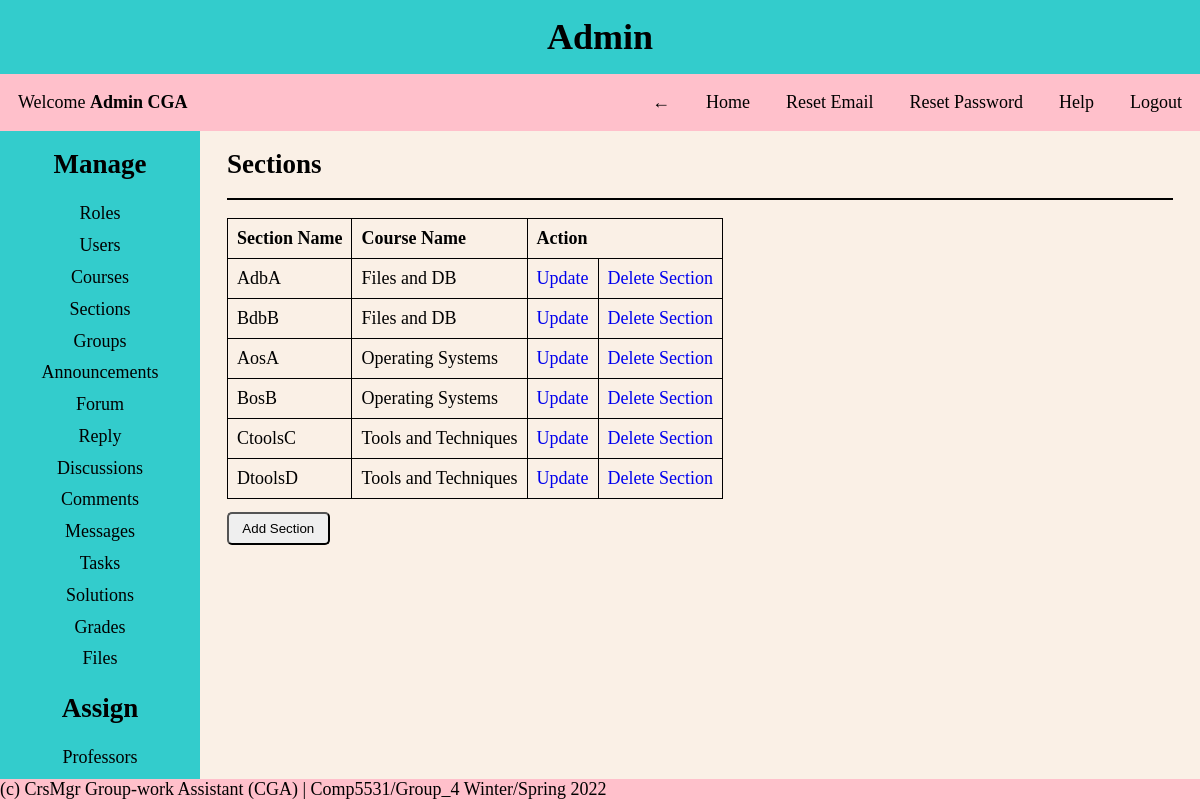
Screenshot of /pages/admin.php?page=sections (signed in) with the database file from the repository.
### tables this page shows
CREATE TABLE section
(
  section_id INT NOT NULL AUTO_INCREMENT PRIMARY KEY,
  section_name VARCHAR(30) NOT NULL,
  course_id INT NOT NULL,
  FOREIGN KEY (course_id) REFERENCES course(course_id)
);

CREATE TABLE course
(
  course_id INT NOT NULL AUTO_INCREMENT PRIMARY KEY,
  course_name VARCHAR(30) NOT NULL UNIQUE,
  course_number INT NOT NULL UNIQUE
);

### helper/functions.php (called while the page is built, shortened)
<?php
function isAdmin()
{
    if (isset($_SESSION['role_id']) && $_SESSION['role_id'] == 1) {
        return true;
    }
    return false;
}

### CRUD/sections.php (the view, shortened to what this page needs)
<div class="content-body">
    <?php
    $query = "SELECT * FROM section as s
JOIN course as c ON c.course_id = s.course_id
ORDER BY section_id ASC";
    $results = mysqli_query($conn, $query);
    ?>
    <h2>Sections</h2>
    <hr>
    <table>
        <thead>
            <tr>
                <th>Section Name</th>
                <th>Course Name</th>
                <?php isAdmin() ? print '<th colspan="2">Action</th>' : ''; ?>
            </tr>
        </thead>
        <tbody>
            <?php
            foreach ($results as $row) {
                $id = $row['section_id'];
                $section_name = $row['section_name'];
                $course_name = $row['course_name'];
            ?>
                <tr>
                    <td><?= $section_name ?></td>
                    <td><?= $course_name ?></td>
                    <?php if (isAdmin()) {
                        echo '<td><a href="?page=sections&update_view=true&update_id=' . $id . '">Update</a></td>';
                        echo "<td><a href='?page=sections&delete_id=" . $id . "' onclick='return confirm(&quot;Are you sure you want to delete?&quot;)'>Delete Section</a></td>";
                    } ?>
                </tr>
            <?php } ?>
        </tbody>
    </table>
    <?php if (isAdmin()) { ?>
        <a href="?page=sections&add_view=true">
            <button>Add Section</button>
        </a>
    <?php } ?>
</div>

### styles/style.css (style rules this page uses)
* { margin: 0; padding: 0; box-sizing: border-box; }
body { background-color: #faf0e6; font-family: 'Times New Roman', Times, serif; font-size: large; }
a { text-decoration: none; }
hr { border: 1px solid black; margin: 1em 0; }
.content-body { padding: 0 0.5em; text-align: left; }
table, th, td { border: 1px solid; border-collapse: collapse; text-align: left; padding: 0.5em; }
td { max-width: 250px; overflow: hidden; text-overflow: ellipsis; white-space: nowrap; }
button { padding: 0.5em 1em; border-radius: 5px; margin: 1em 0 auto; }

### rows the page displays
section: section_name "AdbA", course.course_name "Files and DB"
section: section_name "BdbB", course.course_name "Files and DB"
section: section_name "AosA", course.course_name "Operating Systems"
section: section_name "BosB", course.course_name "Operating Systems"
section: section_name "CtoolsC", course.course_name "Tools and Techniques"
section: section_name "DtoolsD", course.course_name "Tools and Techniques"

### other values shown
$role_name "Admin"
$name "Admin CGA"
